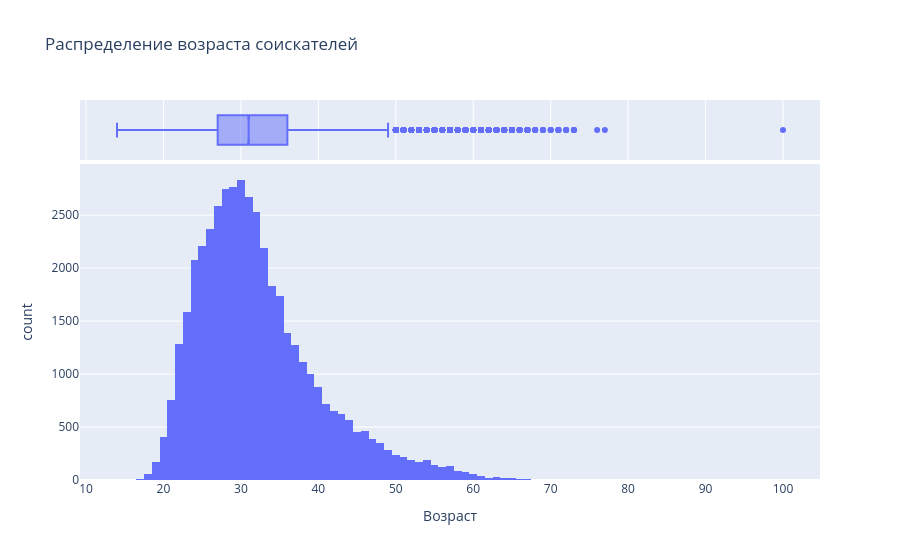

The cell this chart's notebook holds for it:
### Markdown cell above
1. Постройте распределение признака **"Возраст"**. Опишите распределение, отвечая на следующие вопросы: чему равна мода распределения, каковы предельные значения признака, в каком примерном интервале находится возраст большинства соискателей? Есть ли аномалии для признака возраста, какие значения вы бы причислили к их числу?
*Совет: постройте гистограмму и коробчатую диаграмму рядом.*

### Code cell
# ваш код здесь
fig = px.histogram(
    data_frame=headhunter_merged,
    x='Возраст',
    title='Распределение возраста соискателей',
    marginal='box',
    labels={'Возраст': 'Возраст', 'count': 'Число соискателей'}
)

fig.show()

### Figure 1 — Plotly figure (JSON) as saved in the notebook; plotly's stock layout.template omitted (floating-point values rounded to 4 significant figures; data arrays with more than 128 entries replaced by an {"elided": "..."} marker saying what was removed)
{"data": [{"bingroup": "x", "hovertemplate": "Возраст=%{x}<br>count=%{y}<extra></extra>", "legendgroup": "", "marker": {"color": "#636efa", "pattern": {"shape": ""}}, "name": "", "orientation": "v", "showlegend": false, "type": "histogram", "x": {"elided": "44744 int values"}, "xaxis": "x", "yaxis": "y"}, {"hovertemplate": "Возраст=%{x}<extra></extra>", "legendgroup": "", "marker": {"color": "#636efa"}, "name": "", "notched": true, "showlegend": false, "type": "box", "x": {"elided": "44744 int values"}, "xaxis": "x2", "yaxis": "y2"}], "layout": {"barmode": "relative", "legend": {"tracegroupgap": 0}, "title": {"text": "Распределение возраста соискателей"}, "xaxis": {"anchor": "y", "domain": [0, 1], "title": {"text": "Возраст"}}, "xaxis2": {"anchor": "y2", "domain": [0, 1], "matches": "x", "showgrid": true, "showticklabels": false}, "yaxis": {"anchor": "x", "domain": [0, 0.8316], "title": {"text": "count"}}, "yaxis2": {"anchor": "x2", "domain": [0.8416, 1], "matches": "y2", "showgrid": false, "showline": false, "showticklabels": false, "ticks": ""}}}
